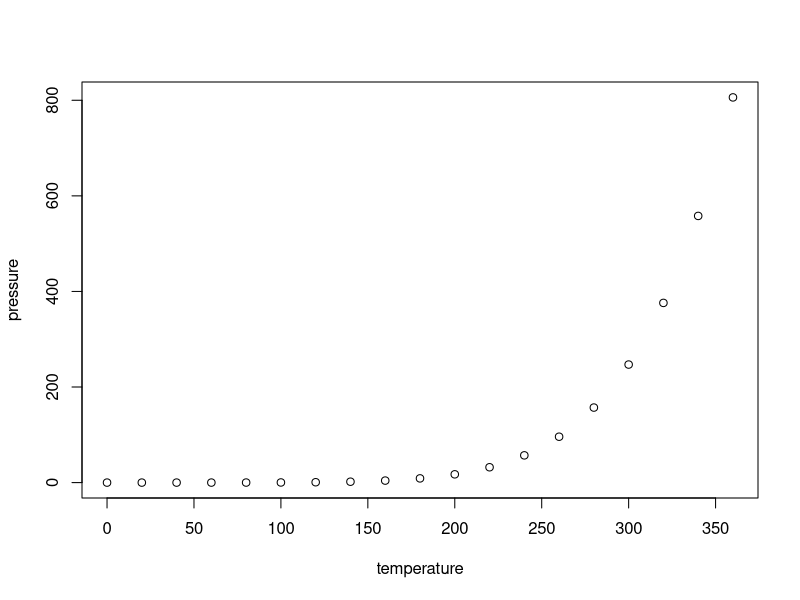
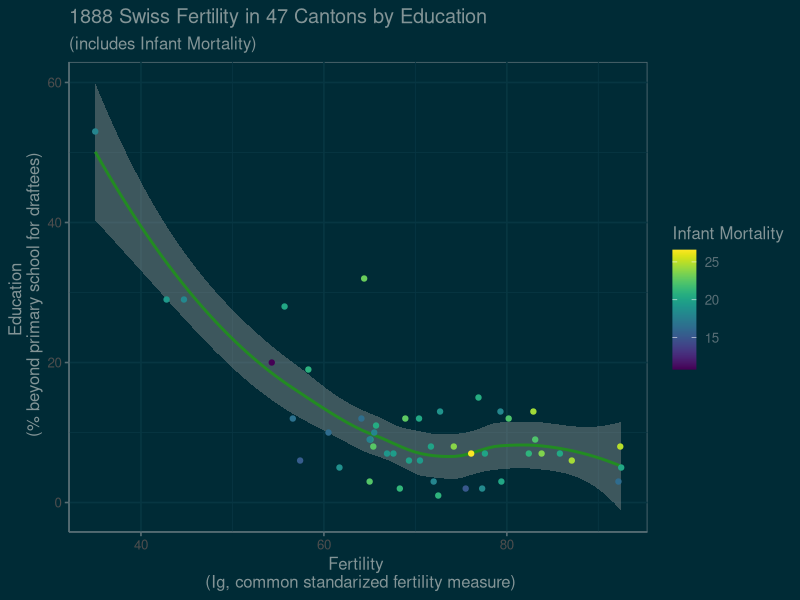

The R script that drew these images, in order:
## ---- chunk 1
knitr::opts_chunk$set(echo = TRUE)
## ---- chunk 2
summary(cars)
## ---- chunk 3
plot(pressure)
## ---- chunk 4
library(ggplot2)
library(GGally)
library(ggthemes)
library(viridis)

swiss <- swiss

ggplot(swiss, aes(Fertility, Education, colour = Infant.Mortality)) +
  geom_smooth(method=loess, color = 'forestgreen') + 
  geom_point() +
  scale_color_viridis() + 
  theme_solarized(light = FALSE, base_size = 12 ) +
  ylab("Education \n (% beyond primary school for draftees)") +
  xlab("Fertility \n (Ig, common standarized fertility measure)") +
  ggtitle("1888 Swiss Fertility in 47 Cantons by Education", subtitle = "(includes Infant Mortality)") + 
  labs(colour = "Infant Mortality") 
  


pdf("swissfertility.pdf", height=4, width=6)

dev.off()


